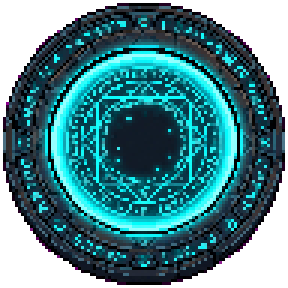
#> input picture Assets/Resources/Props/arrival_ring.png, 96 x 96 px (shown 3 times larger)
$ python remove_bg.py ../Assets/Resources/Props/arrival_ring.png
#> lines starting #> are read from the running program, lines starting #| are printed output that depends on the picture; after the words box and inside, x2 and y2 are one past the last pixel; in counts of white or black regions, pixels touching at a corner belong together
"""
remove_bg.py — PixelLab sprite background remover
Usage:
  python remove_bg.py <file.png>              # tek dosya
  python remove_bg.py <klasor/>               # klasördeki tüm PNG
  python remove_bg.py <klasor/> --tolerance 30  # tolerans ayarla (default 25)
  python remove_bg.py <klasor/> --dry-run     # sadece önizle, kaydetme

Gereksinim: pip install pillow numpy
"""

import sys
import argparse
from pathlib import Path
from collections import deque

import numpy as np
from PIL import Image


def remove_bg(path: Path, tolerance: int = 25) -> tuple[int, int]:
    """
    4 köşeden BFS flood fill ile arka planı şeffaf yapar.
    Returns: (silinen piksel sayısı, toplam piksel)
    """
#> called with tolerance = 25
    img = Image.open(path).convert("RGBA")
#> img is the input picture: PIL image 96x96 RGBA; mean R, G, B, A 20.4, 72.8, 80.1, 194.7
    data = np.array(img, dtype=np.int32)
    h, w = data.shape[:2]
#> h = 96; w = 96

    # Köşe renklerinin medyanı = arka plan rengi (tek köşe yanlış olabilir)
    corners = [data[0, 0, :3], data[0, w-1, :3], data[h-1, 0, :3], data[h-1, w-1, :3]]
#> corners = [[0, 0, 0], [0, 0, 0], [0, 0, 0], [0, 0, 0]]
    bg_color = np.median(corners, axis=0)
#> bg_color = [0, 0, 0]

    visited = np.zeros((h, w), dtype=bool)
    queue = deque([(0, 0), (0, w-1), (h-1, 0), (h-1, w-1)])
    removed = 0

    while queue:
        r, c = queue.popleft()
        if visited[r, c]:
            continue
        visited[r, c] = True

        pixel_rgb = data[r, c, :3]
        if np.abs(pixel_rgb - bg_color).max() <= tolerance:
            data[r, c, 3] = 0
            removed += 1
            for dr, dc in ((-1, 0), (1, 0), (0, -1), (0, 1)):
                nr, nc = r + dr, c + dc
                if 0 <= nr < h and 0 <= nc < w and not visited[nr, nc]:
                    queue.append((nr, nc))
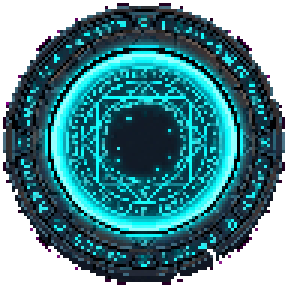
#> data: shape (96, 96, 4) int32 (shown 3 times larger); mean R, G, B, A 20.4, 72.8, 80.1, 189.2; transparent parts drawn white
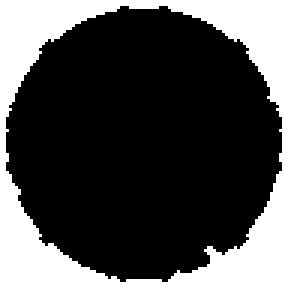
#> visited: shape (96, 96) bool (shown 3 times larger); 29.2% white; 1 white region, box (x1, y1, x2, y2) and area: (0, 0, 96, 96) 2689
#> after the loop, removed = 2378

    result = Image.fromarray(data.astype(np.uint8), "RGBA")
    result.save(path)
    return removed, h * w


def process(target: Path, tolerance: int, dry_run: bool) -> None:
    if target.is_file():
        files = [target]
    elif target.is_dir():
        files = sorted(target.glob("*.png"))
    else:
        print(f"HATA: {target} bulunamadı")
        sys.exit(1)

    if not files:
        print("PNG dosyası bulunamadı.")
        return

    for f in files:
        if dry_run:
            print(f"[DRY] {f.name}")
            continue
        removed, total = remove_bg(f, tolerance)
#> removed = 2378; total = 9216
        pct = removed / total * 100
#> pct = 25.8
        print(f"OK  {f.name}  ({removed} px silindi, %{pct:.1f})")
#| OK  arrival_ring.png  (2378 px silindi, %25.8)

    if not dry_run:
        print(f"\n{len(files)} dosya işlendi.")


def main():
    parser = argparse.ArgumentParser(description="PixelLab sprite BG remover")
    parser.add_argument("target", help="PNG dosyası veya klasör yolu")
    parser.add_argument("--tolerance", type=int, default=25,
                        help="Renk toleransı 0-255 (default 25)")
    parser.add_argument("--dry-run", action="store_true",
                        help="Kaydetmeden listele")
    args = parser.parse_args()

    process(Path(args.target), args.tolerance, args.dry_run)


if __name__ == "__main__":
    main()
